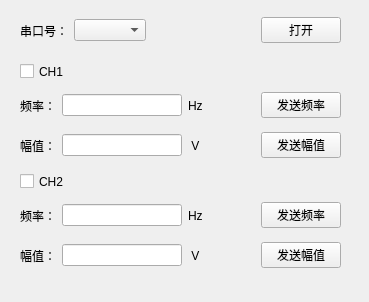
<?xml version="1.0" encoding="UTF-8"?>
<ui version="4.0">
 <class>Widget</class>
 <widget class="QWidget" name="Widget">
  <property name="geometry">
   <rect>
    <x>0</x>
    <y>0</y>
    <width>369</width>
    <height>302</height>
   </rect>
  </property>
  <property name="windowTitle">
   <string>激励设置</string>
  </property>
  <widget class="QCheckBox" name="checkCH2">
   <property name="geometry">
    <rect>
     <x>20</x>
     <y>170</y>
     <width>98</width>
     <height>23</height>
    </rect>
   </property>
   <property name="text">
    <string>CH2</string>
   </property>
  </widget>
  <widget class="QCheckBox" name="checkCH1">
   <property name="geometry">
    <rect>
     <x>20</x>
     <y>60</y>
     <width>98</width>
     <height>23</height>
    </rect>
   </property>
   <property name="text">
    <string>CH1</string>
   </property>
  </widget>
  <widget class="QWidget" name="">
   <property name="geometry">
    <rect>
     <x>20</x>
     <y>10</y>
     <width>321</width>
     <height>41</height>
    </rect>
   </property>
   <layout class="QHBoxLayout" name="horizontalLayout">
    <item>
     <widget class="QLabel" name="label_2">
      <property name="text">
       <string>串口号：</string>
      </property>
     </widget>
    </item>
    <item>
     <widget class="QComboBox" name="serialCb"/>
    </item>
    <item>
     <spacer name="horizontalSpacer">
      <property name="orientation">
       <enum>Qt::Horizontal</enum>
      </property>
      <property name="sizeHint" stdset="0">
       <size>
        <width>68</width>
        <height>20</height>
       </size>
      </property>
     </spacer>
    </item>
    <item>
     <widget class="QPushButton" name="openBt">
      <property name="text">
       <string>打开</string>
      </property>
     </widget>
    </item>
   </layout>
  </widget>
  <widget class="QWidget" name="">
   <property name="geometry">
    <rect>
     <x>20</x>
     <y>90</y>
     <width>321</width>
     <height>31</height>
    </rect>
   </property>
   <layout class="QHBoxLayout" name="horizontalLayout_2">
    <item>
     <widget class="QLabel" name="label_5">
      <property name="text">
       <string>频率：</string>
      </property>
     </widget>
    </item>
    <item>
     <widget class="QLineEdit" name="freqEdit">
      <property name="minimumSize">
       <size>
        <width>120</width>
        <height>0</height>
       </size>
      </property>
      <property name="maximumSize">
       <size>
        <width>120</width>
        <height>16777215</height>
       </size>
      </property>
     </widget>
    </item>
    <item>
     <widget class="QLabel" name="label_7">
      <property name="text">
       <string>Hz</string>
      </property>
     </widget>
    </item>
    <item>
     <spacer name="horizontalSpacer_2">
      <property name="orientation">
       <enum>Qt::Horizontal</enum>
      </property>
      <property name="sizeHint" stdset="0">
       <size>
        <width>40</width>
        <height>20</height>
       </size>
      </property>
     </spacer>
    </item>
    <item>
     <widget class="QPushButton" name="sendfreqBt">
      <property name="text">
       <string>发送频率</string>
      </property>
     </widget>
    </item>
   </layout>
  </widget>
  <widget class="QWidget" name="">
   <property name="geometry">
    <rect>
     <x>20</x>
     <y>130</y>
     <width>321</width>
     <height>31</height>
    </rect>
   </property>
   <layout class="QHBoxLayout" name="horizontalLayout_3">
    <item>
     <widget class="QLabel" name="label_6">
      <property name="text">
       <string>幅值：</string>
      </property>
     </widget>
    </item>
    <item>
     <widget class="QLineEdit" name="ampEdit">
      <property name="minimumSize">
       <size>
        <width>120</width>
        <height>0</height>
       </size>
      </property>
      <property name="maximumSize">
       <size>
        <width>120</width>
        <height>16777215</height>
       </size>
      </property>
     </widget>
    </item>
    <item>
     <widget class="QLabel" name="label_8">
      <property name="text">
       <string> V</string>
      </property>
     </widget>
    </item>
    <item>
     <spacer name="horizontalSpacer_3">
      <property name="orientation">
       <enum>Qt::Horizontal</enum>
      </property>
      <property name="sizeHint" stdset="0">
       <size>
        <width>40</width>
        <height>20</height>
       </size>
      </property>
     </spacer>
    </item>
    <item>
     <widget class="QPushButton" name="sendampBt">
      <property name="text">
       <string>发送幅值</string>
      </property>
     </widget>
    </item>
   </layout>
  </widget>
  <widget class="QWidget" name="">
   <property name="geometry">
    <rect>
     <x>20</x>
     <y>200</y>
     <width>321</width>
     <height>31</height>
    </rect>
   </property>
   <layout class="QHBoxLayout" name="horizontalLayout_4">
    <item>
     <widget class="QLabel" name="label_9">
      <property name="text">
       <string>频率：</string>
      </property>
     </widget>
    </item>
    <item>
     <widget class="QLineEdit" name="freqEdit_2">
      <property name="minimumSize">
       <size>
        <width>120</width>
        <height>0</height>
       </size>
      </property>
      <property name="maximumSize">
       <size>
        <width>120</width>
        <height>16777215</height>
       </size>
      </property>
     </widget>
    </item>
    <item>
     <widget class="QLabel" name="label_11">
      <property name="text">
       <string>Hz</string>
      </property>
     </widget>
    </item>
    <item>
     <spacer name="horizontalSpacer_4">
      <property name="orientation">
       <enum>Qt::Horizontal</enum>
      </property>
      <property name="sizeHint" stdset="0">
       <size>
        <width>40</width>
        <height>20</height>
       </size>
      </property>
     </spacer>
    </item>
    <item>
     <widget class="QPushButton" name="sendfreqBt_2">
      <property name="text">
       <string>发送频率</string>
      </property>
     </widget>
    </item>
   </layout>
  </widget>
  <widget class="QWidget" name="">
   <property name="geometry">
    <rect>
     <x>20</x>
     <y>240</y>
     <width>321</width>
     <height>31</height>
    </rect>
   </property>
   <layout class="QHBoxLayout" name="horizontalLayout_5">
    <item>
     <widget class="QLabel" name="label_10">
      <property name="text">
       <string>幅值：</string>
      </property>
     </widget>
    </item>
    <item>
     <widget class="QLineEdit" name="ampEdit_2">
      <property name="minimumSize">
       <size>
        <width>120</width>
        <height>0</height>
       </size>
      </property>
      <property name="maximumSize">
       <size>
        <width>120</width>
        <height>16777215</height>
       </size>
      </property>
     </widget>
    </item>
    <item>
     <widget class="QLabel" name="label_12">
      <property name="text">
       <string> V</string>
      </property>
     </widget>
    </item>
    <item>
     <spacer name="horizontalSpacer_5">
      <property name="orientation">
       <enum>Qt::Horizontal</enum>
      </property>
      <property name="sizeHint" stdset="0">
       <size>
        <width>40</width>
        <height>20</height>
       </size>
      </property>
     </spacer>
    </item>
    <item>
     <widget class="QPushButton" name="sendampBt_2">
      <property name="text">
       <string>发送幅值</string>
      </property>
     </widget>
    </item>
   </layout>
  </widget>
 </widget>
 <resources/>
 <connections/>
</ui>
